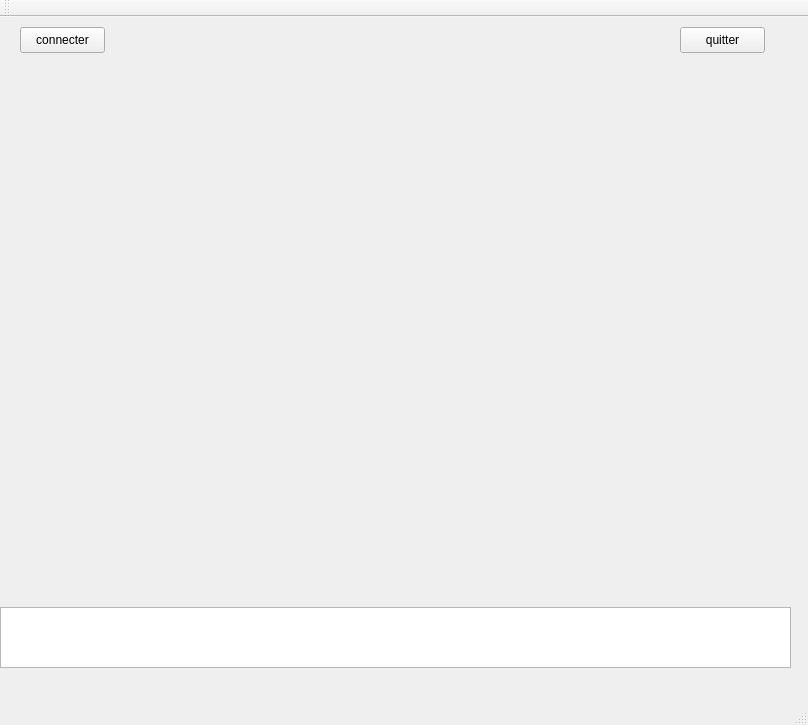
<?xml version="1.0" encoding="UTF-8"?>
<ui version="4.0">
 <class>MainWindow</class>
 <widget class="QMainWindow" name="MainWindow">
  <property name="geometry">
   <rect>
    <x>0</x>
    <y>0</y>
    <width>808</width>
    <height>725</height>
   </rect>
  </property>
  <property name="windowTitle">
   <string>Client</string>
  </property>
  <widget class="QWidget" name="centralWidget">
   <widget class="QPushButton" name="ConnecterBt">
    <property name="geometry">
     <rect>
      <x>20</x>
      <y>10</y>
      <width>85</width>
      <height>26</height>
     </rect>
    </property>
    <property name="text">
     <string>connecter</string>
    </property>
   </widget>
   <widget class="QPushButton" name="QuitterBt">
    <property name="geometry">
     <rect>
      <x>680</x>
      <y>10</y>
      <width>85</width>
      <height>26</height>
     </rect>
    </property>
    <property name="text">
     <string>quitter</string>
    </property>
   </widget>
   <widget class="QTextBrowser" name="LogBox">
    <property name="geometry">
     <rect>
      <x>0</x>
      <y>590</y>
      <width>791</width>
      <height>61</height>
     </rect>
    </property>
   </widget>
   <widget class="QLabel" name="afficher_image">
    <property name="geometry">
     <rect>
      <x>10</x>
      <y>60</y>
      <width>771</width>
      <height>521</height>
     </rect>
    </property>
    <property name="text">
     <string/>
    </property>
   </widget>
  </widget>
  <widget class="QMenuBar" name="menuBar">
   <property name="geometry">
    <rect>
     <x>0</x>
     <y>0</y>
     <width>808</width>
     <height>27</height>
    </rect>
   </property>
  </widget>
  <widget class="QToolBar" name="mainToolBar">
   <attribute name="toolBarArea">
    <enum>TopToolBarArea</enum>
   </attribute>
   <attribute name="toolBarBreak">
    <bool>false</bool>
   </attribute>
  </widget>
  <widget class="QStatusBar" name="statusBar"/>
 </widget>
 <layoutdefault spacing="6" margin="11"/>
 <resources/>
 <connections/>
</ui>
